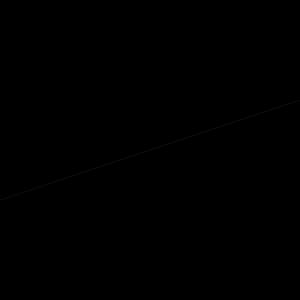
Frame 1 (no input)
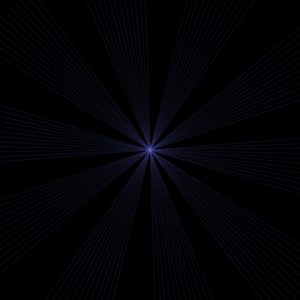
Frame 60 (the mouse pressed at the canvas centre just before this capture)
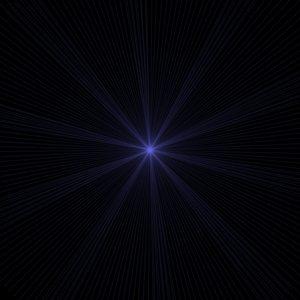
Frame 120 (the mouse held since frame 60 and released just before this capture)

The Processing sketch that drew these frames (run headless with seeded random() and noise(); from frame 60 on, the mouse is pressed at the canvas centre):

// Processing sketch: processing_167757
// ── processing_167757.pde

float x = 0.0;
float y = 50.0;
float angle = 0.0;
float speed = 0.8;
 
void setup (){
  size (300, 300);
  background (0);
  stroke (255, 130);
  randomSeed (150);
   
}
 
void draw (){
  angle += random (1, -1);
  x += -cos (angle) * speed;
  y += -sin (angle) * speed;
  translate (150, 150);
  rotate (angle/speed);
  beginShape ();
  stroke (200, 100, 213, 25);
  vertex (0, 100);
 vertex ( 0, -150);
 stroke (100, 100, 225, 25);
 vertex (0, 200);
 vertex (0, -300);
 endShape ();
}
